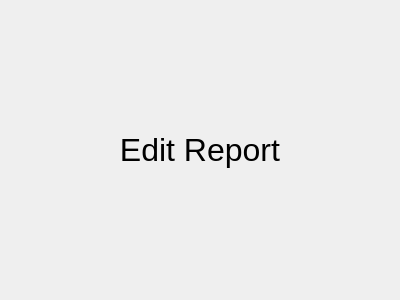
<?xml version="1.0" encoding="UTF-8"?>
<ui version="4.0">
 <class>Form</class>
 <widget class="QWidget" name="Form">
  <property name="geometry">
   <rect>
    <x>0</x>
    <y>0</y>
    <width>400</width>
    <height>300</height>
   </rect>
  </property>
  <property name="windowTitle">
   <string>Form</string>
  </property>
  <layout class="QVBoxLayout" name="verticalLayout">
   <item>
    <widget class="QLabel" name="label">
     <property name="font">
      <font>
       <pointsize>24</pointsize>
      </font>
     </property>
     <property name="text">
      <string>Edit Report</string>
     </property>
     <property name="alignment">
      <set>Qt::AlignCenter</set>
     </property>
    </widget>
   </item>
  </layout>
 </widget>
 <resources/>
 <connections/>
</ui>
